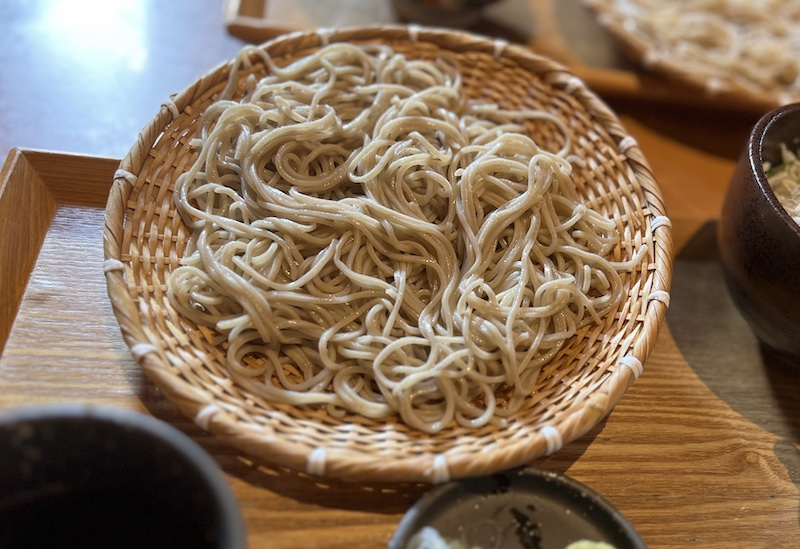
#> input picture src/ch4/soba.jpg, 800 x 549 px
$ python image_resize_comp.py
#> lines starting #> are read from the running program, lines starting #| are printed output that depends on the picture; long printed decimals are rounded
### src/ch4/image_resize.py
from PIL import Image
# 画像をリサイズする関数 --- (*1)
def resize(img, size):
    # サイズを計算 --- (*2)
    sw, sh = img.size
    dw, dh = size
    scale_x = dw / sw
    scale_y = dh / sh
    print('size=', sw, sh, '=>', dw, dh, 'scale=', scale_x, scale_y)
    # 空の画像を生成 --- (*3)
    res_img = Image.new('RGB', size)
    # 全ての画素について繰り返し元画像をコピーする --- (*4)
    for dy in range(dh):
        for dx in range(dw):
            # 元画像の座標を得る --- (*5)
            sx, sy = int(dx / scale_x), int(dy / scale_y)
            r, g, b = img.getpixel((sx, sy))
            res_img.putpixel((dx, dy), (r, g, b))
    return res_img

# [7 lines that do not run on import are left out]

### src/ch4/image_resize2.py
from PIL import Image
import math, json
# 画像をリサイズする関数 --- (*1)
def resize(img, size):
    sw, sh = img.size
    dw, dh = size
    scale_x = dw / sw
    scale_y = dh / sh
    print('size=', sw, sh, '=>', dw, dh, 'scale=', scale_x, scale_y)
    # 空の画像を生成
    res_img = Image.new('RGB', size)
    # 全ての画素について繰り返し元画像をコピーする --- (*2)
    for dy in range(dh):
        for dx in range(dw):
            # 元画像の座標を得る --- (*3)
            sy, sx = dy / scale_y, dx / scale_x
            # 周囲4点の座標を得る --- (*4)
            sy0, sx0 = int(sy), int(sx)
            sy1, sx1 = min(sy0+1, sh - 1), min(sx0+1, sw - 1)
            # 4点の色を得る
            p00 = img.getpixel((sx0, sy0))
            p01 = img.getpixel((sx0, sy1))
            p10 = img.getpixel((sx1, sy0))
            p11 = img.getpixel((sx1, sy1))
            # 重みを計算 --- (*5)
            wx = sx - sx0
            wy = sy - sy0
            # 重みに沿って色を混ぜる
            rgb = [0,0,0]
            for i in range(3): # RGB
                rgb[i] = int((1-wx) * (1-wy) * p00[i] + \
                        wx * (1-wy) * p10[i] + \
                        (1-wx) * wy * p01[i] + \
                        wx * wy * p11[i])
            res_img.putpixel((dx, dy), tuple(rgb))
    return res_img

# [7 lines that do not run on import are left out]

### src/ch4/image_resize_comp.py
from PIL import Image
import image_resize
import image_resize2

if __name__ == '__main__':
    img = Image.open('soba.jpg') # 画像を読む --- (*6)
#> img is the input picture: PIL image 800x549 RGB; mean R, G, B 134.1, 111.2, 88.6
    img = img.convert('RGB') # RGBに変換
    x, y, w, h = 130, 50, 740, 740
    img = img.crop((x, y, x+150, y+150)) # 一部分を切り取る
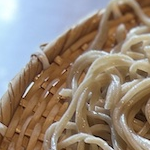
#> img: PIL image 150x150 RGB; mean R, G, B 148.8, 134.1, 120.4
    r_img1 = image_resize.resize(img, (w, h)) # 拡大縮小処理
#| size= 150 150 => 740 740 scale= 4.933 4.933
#> in resize, `res_img = Image.new('RGB', size)`: res_img: PIL image 740x740 RGB; every value is 0
    r_img1.save('image_resize.png') # 画像を保存
    r_img2 = image_resize2.resize(img, (w, h)) # 拡大縮小処理
#| size= 150 150 => 740 740 scale= 4.933 4.933
#> after the loop in resize, `for dy in range(dh):`:
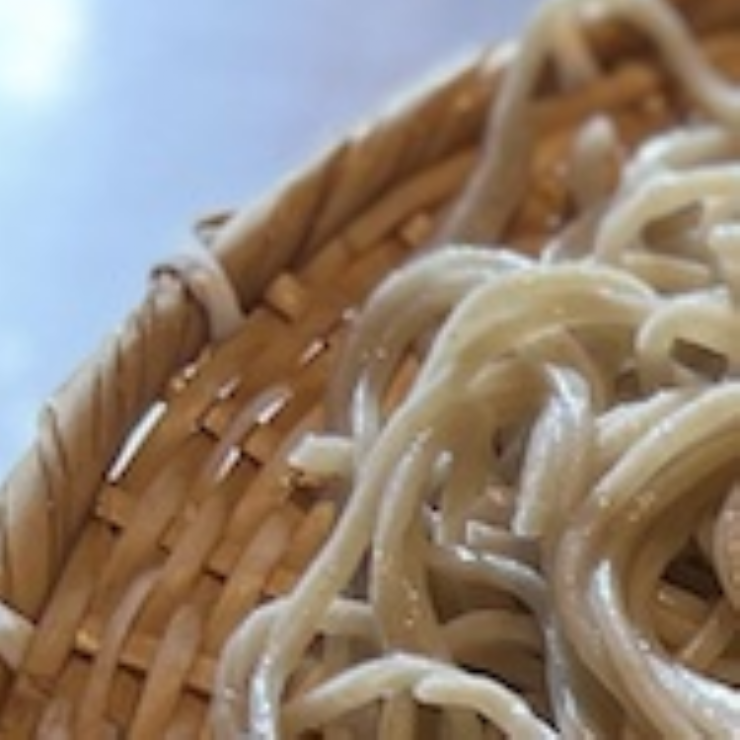
#> res_img: PIL image 740x740 RGB; mean R, G, B 148.2, 133.2, 119.3
    r_img2.save('image_resize2.png') # 画像を保存

$ run again, with src/ch4/fuji2.jpg copied over src/ch4/soba.jpg
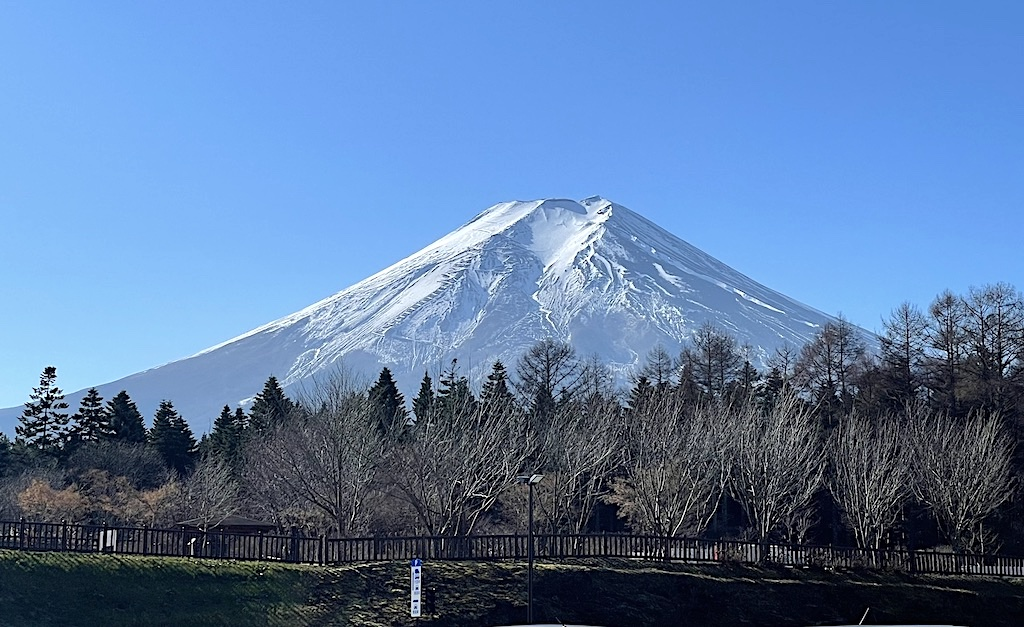
#> input picture src/ch4/fuji2.jpg, 1024 x 627 px
#> img is the input picture: PIL image 1024x627 RGB; mean R, G, B 91.4, 122.3, 164.3
#> `img = img.crop((x, y, x+150, y+150))`:
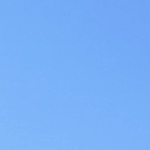
#> img: PIL image 150x150 RGB; mean R, G, B 120.7, 176.2, 247.7
#| size= 150 150 => 740 740 scale= 4.933 4.933
#| size= 150 150 => 740 740 scale= 4.933 4.933
